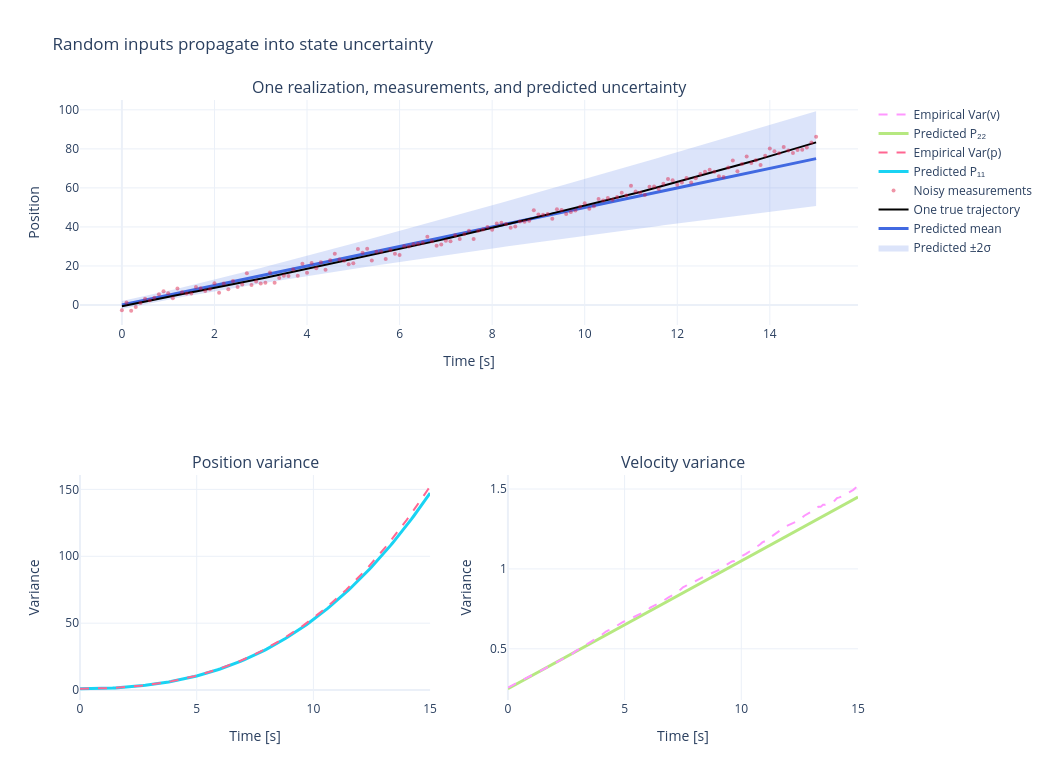

Write notebook code for a chart like this one.
### Markdown cell above
# 4. Discrete-time dynamic systems with random inputs

Consider the linear stochastic state-space model

$$X_{k+1}=F_kX_k+B_ku_k+G_kW_k,$$

$$Z_k=H_kX_k+V_k,$$

where

$$W_k\sim\mathcal N(0,Q_k),\qquad V_k\sim\mathcal N(0,R_k).$$

Assuming $W_k$ is independent of $X_k$, the state mean and covariance propagate as

$$m_{k+1}=F_km_k+B_ku_k,$$

$$P_{k+1}=F_kP_kF_k^\top+G_kQ_kG_k^\top.
$$

These are the Kalman filter **prediction equations** before a measurement update. The key difference from deterministic simulation is that we propagate a distribution, summarized here by its first two moments.

## Example: constant-velocity motion driven by random acceleration

With $X_k=[p_k,v_k]^\top$ and sampling interval $\Delta t$,

$$
F=\begin{bmatrix}1&\Delta t\\0&1\end{bmatrix},\qquad
G=\begin{bmatrix}\Delta t^2/2\\\Delta t\end{bmatrix}.
$$

A scalar random acceleration $W_k$ enters position and velocity through $G$. Position measurements are corrupted by $V_k$.

### Code cell
dt_dyn = 0.1
F_dyn = np.array([[1.0, dt_dyn],
                  [0.0, 1.0]])
G_dyn = np.array([[0.5 * dt_dyn ** 2],
                  [dt_dyn]])
H_dyn = np.array([[1.0, 0.0]])
q_acceleration = 0.8
R_measurement = 4.0
m0_dyn = np.array([0.0, 5.0])
P0_dyn = np.diag([1.0, 0.25])
n_steps_dyn = 151
n_ensemble_dyn = 5_000
time_dyn = np.arange(n_steps_dyn) * dt_dyn

# Monte Carlo ensemble.
states = m0_dyn + rng.standard_normal((n_ensemble_dyn, 2)) @ np.linalg.cholesky(P0_dyn).T
state_history_display = np.empty((25, 2, n_steps_dyn))
state_history_display[:, :, 0] = states[:25]
empirical_mean = np.empty((2, n_steps_dyn))
empirical_cov = np.empty((2, 2, n_steps_dyn))
empirical_mean[:, 0] = states.mean(axis=0)
empirical_cov[:, :, 0] = np.cov(states, rowvar=False)

for k in range(n_steps_dyn - 1):
    random_acceleration = np.sqrt(q_acceleration) * rng.standard_normal(n_ensemble_dyn)
    states = states @ F_dyn.T + random_acceleration[:, None] * G_dyn.ravel()
    state_history_display[:, :, k + 1] = states[:25]
    empirical_mean[:, k + 1] = states.mean(axis=0)
    empirical_cov[:, :, k + 1] = np.cov(states, rowvar=False)

# Analytical moment propagation.
mean_pred = np.empty((2, n_steps_dyn))
P_pred = np.empty((2, 2, n_steps_dyn))
mean_pred[:, 0] = m0_dyn
P_pred[:, :, 0] = P0_dyn
Q_state = (G_dyn * q_acceleration) @ G_dyn.T
for k in range(n_steps_dyn - 1):
    mean_pred[:, k + 1] = F_dyn @ mean_pred[:, k]
    P_pred[:, :, k + 1] = F_dyn @ P_pred[:, :, k] @ F_dyn.T + Q_state

# One noisy measurement sequence, shown only for interpretation.
true_position = state_history_display[0, 0]
measurements = true_position + np.sqrt(R_measurement) * rng.standard_normal(n_steps_dyn)
sigma_position = np.sqrt(P_pred[0, 0])
upper_position = mean_pred[0] + 2.0 * sigma_position
lower_position = mean_pred[0] - 2.0 * sigma_position

final_position_var_error = abs(empirical_cov[0, 0, -1] - P_pred[0, 0, -1]) / P_pred[0, 0, -1]
final_velocity_var_error = abs(empirical_cov[1, 1, -1] - P_pred[1, 1, -1]) / P_pred[1, 1, -1]
print('Final predicted mean:', mean_pred[:, -1])
print('Final empirical mean:', empirical_mean[:, -1])
print('Final predicted covariance:\n', P_pred[:, :, -1])
print('Final empirical covariance:\n', empirical_cov[:, :, -1])
print(f'Relative position-variance error: {final_position_var_error:.2%}')
print(f'Relative velocity-variance error: {final_velocity_var_error:.2%}')

assert final_position_var_error < 0.06
assert final_velocity_var_error < 0.06

fig_dyn = make_subplots(
    rows=2, cols=2, specs=[[{'colspan': 2}, None], [{}, {}]],
    subplot_titles=('One realization, measurements, and predicted uncertainty',
                    'Position variance', 'Velocity variance')
)
fig_dyn.add_trace(go.Scatter(x=time_dyn, y=upper_position, mode='lines',
                             line=dict(width=0), showlegend=False), row=1, col=1)
fig_dyn.add_trace(go.Scatter(x=time_dyn, y=lower_position, mode='lines',
                             fill='tonexty', fillcolor='rgba(65,105,225,0.18)',
                             line=dict(width=0), name='Predicted ±2σ'), row=1, col=1)
fig_dyn.add_trace(go.Scatter(x=time_dyn, y=mean_pred[0], mode='lines',
                             line=dict(color='royalblue', width=3),
                             name='Predicted mean'), row=1, col=1)
fig_dyn.add_trace(go.Scatter(x=time_dyn, y=true_position, mode='lines',
                             line=dict(color='black', width=2),
                             name='One true trajectory'), row=1, col=1)
fig_dyn.add_trace(go.Scatter(x=time_dyn, y=measurements, mode='markers',
                             marker=dict(size=4, opacity=0.45, color='crimson'),
                             name='Noisy measurements'), row=1, col=1)
fig_dyn.add_trace(go.Scatter(x=time_dyn, y=P_pred[0, 0], mode='lines',
                             line=dict(width=3), name='Predicted P₁₁'), row=2, col=1)
fig_dyn.add_trace(go.Scatter(x=time_dyn, y=empirical_cov[0, 0], mode='lines',
                             line=dict(width=2, dash='dash'), name='Empirical Var(p)'), row=2, col=1)
fig_dyn.add_trace(go.Scatter(x=time_dyn, y=P_pred[1, 1], mode='lines',
                             line=dict(width=3), name='Predicted P₂₂'), row=2, col=2)
fig_dyn.add_trace(go.Scatter(x=time_dyn, y=empirical_cov[1, 1], mode='lines',
                             line=dict(width=2, dash='dash'), name='Empirical Var(v)'), row=2, col=2)
fig_dyn.update_xaxes(title_text='Time [s]')
fig_dyn.update_yaxes(title_text='Position', row=1, col=1)
fig_dyn.update_yaxes(title_text='Variance', row=2, col=1)
fig_dyn.update_yaxes(title_text='Variance', row=2, col=2)
fig_dyn.update_layout(
    title='Random inputs propagate into state uncertainty',
    template='plotly_white', width=1_050, height=780
)
fig_dyn.show()

### Figure 1 — Plotly figure (JSON) as saved in the notebook; plotly's stock layout.template omitted (floating-point values rounded to 4 significant figures; data arrays with more than 128 entries replaced by an {"elided": "..."} marker saying what was removed)
{"data": [{"line": {"width": 0}, "mode": "lines", "showlegend": false, "type": "scatter", "x": {"elided": "151 float values"}, "xaxis": "x", "y": {"elided": "151 float values"}, "yaxis": "y"}, {"fill": "tonexty", "fillcolor": "rgba(65,105,225,0.18)", "line": {"width": 0}, "mode": "lines", "name": "Predicted ±2σ", "type": "scatter", "x": {"elided": "151 float values"}, "xaxis": "x", "y": {"elided": "151 float values"}, "yaxis": "y"}, {"line": {"color": "royalblue", "width": 3}, "mode": "lines", "name": "Predicted mean", "type": "scatter", "x": {"elided": "151 float values"}, "xaxis": "x", "y": {"elided": "151 float values"}, "yaxis": "y"}, {"line": {"color": "black", "width": 2}, "mode": "lines", "name": "One true trajectory", "type": "scatter", "x": {"elided": "151 float values"}, "xaxis": "x", "y": {"elided": "151 float values"}, "yaxis": "y"}, {"marker": {"color": "crimson", "opacity": 0.45, "size": 4}, "mode": "markers", "name": "Noisy measurements", "type": "scatter", "x": {"elided": "151 float values"}, "xaxis": "x", "y": {"elided": "151 float values"}, "yaxis": "y"}, {"line": {"width": 3}, "mode": "lines", "name": "Predicted P₁₁", "type": "scatter", "x": {"elided": "151 float values"}, "xaxis": "x2", "y": {"elided": "151 float values"}, "yaxis": "y2"}, {"line": {"dash": "dash", "width": 2}, "mode": "lines", "name": "Empirical Var(p)", "type": "scatter", "x": {"elided": "151 float values"}, "xaxis": "x2", "y": {"elided": "151 float values"}, "yaxis": "y2"}, {"line": {"width": 3}, "mode": "lines", "name": "Predicted P₂₂", "type": "scatter", "x": {"elided": "151 float values"}, "xaxis": "x3", "y": {"elided": "151 float values"}, "yaxis": "y3"}, {"line": {"dash": "dash", "width": 2}, "mode": "lines", "name": "Empirical Var(v)", "type": "scatter", "x": {"elided": "151 float values"}, "xaxis": "x3", "y": {"elided": "151 float values"}, "yaxis": "y3"}], "layout": {"annotations": [{"font": {"size": 16}, "showarrow": false, "text": "One realization, measurements, and predicted uncertainty", "x": 0.5, "xanchor": "center", "xref": "paper", "y": 1, "yanchor": "bottom", "yref": "paper"}, {"font": {"size": 16}, "showarrow": false, "text": "Position variance", "x": 0.225, "xanchor": "center", "xref": "paper", "y": 0.375, "yanchor": "bottom", "yref": "paper"}, {"font": {"size": 16}, "showarrow": false, "text": "Velocity variance", "x": 0.775, "xanchor": "center", "xref": "paper", "y": 0.375, "yanchor": "bottom", "yref": "paper"}], "height": 780, "title": {"text": "Random inputs propagate into state uncertainty"}, "width": 1050, "xaxis": {"anchor": "y", "domain": [0, 1], "title": {"text": "Time [s]"}}, "xaxis2": {"anchor": "y2", "domain": [0, 0.45], "title": {"text": "Time [s]"}}, "xaxis3": {"anchor": "y3", "domain": [0.55, 1], "title": {"text": "Time [s]"}}, "yaxis": {"anchor": "x", "domain": [0.625, 1], "title": {"text": "Position"}}, "yaxis2": {"anchor": "x2", "domain": [0, 0.375], "title": {"text": "Variance"}}, "yaxis3": {"anchor": "x3", "domain": [0, 0.375], "title": {"text": "Variance"}}}}
